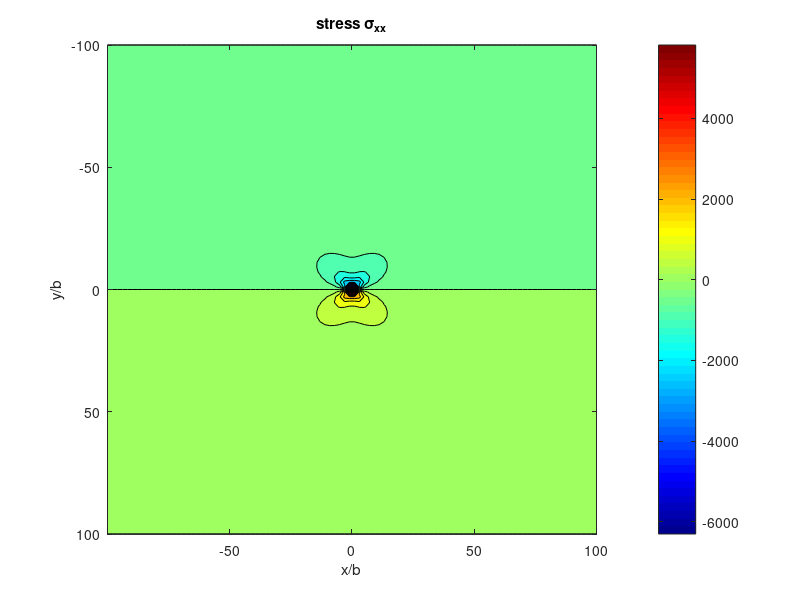
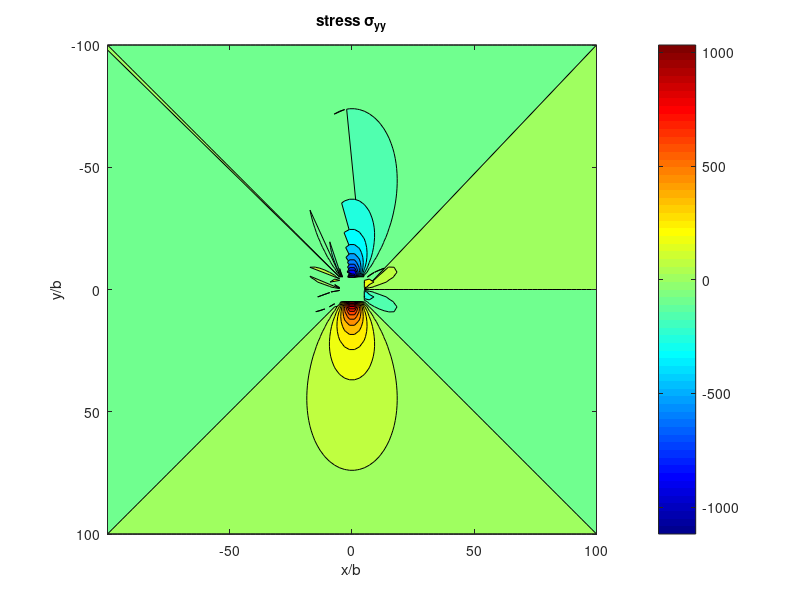
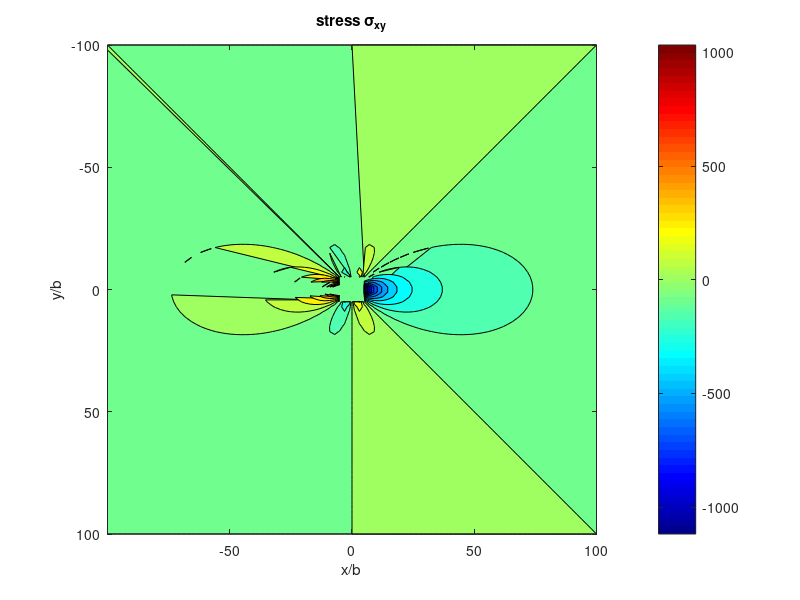

Write MATLAB code to recreate these figures, in order.
% plot Cartesian stress components near the edge dislocation
% Weertman & Weertman (1964)

%clear all, clf reset; % clear memory and figures
b = .01; % b is Burgers vector
mu = 30000; pr = 0.25; lm = (2*mu*pr)/(1-2*pr); % Elastic moduli
c1 = b/(2*pi); c2 = 2*mu*(mu+lm)/(2*mu+lm);
x = linspace(-1,1,100)+eps;
y = linspace(-1,1,100);
[X,Y]=meshgrid(x,y); % define Cartesian grid
DEN = (X.^2 + Y.^2).^2;
SXX = c1*c2*((Y.*(3*X.^2 + Y.^2))./DEN);
SYY = -c1*c2*((Y.*(X.^2 - Y.^2))./DEN);
SXY = -c1*c2*((X.*(X.^2 - Y.^2))./DEN);
[T,R] = cart2pol(X,Y); % R is radial distance from dislocation
%SXX(find(R<(5*b))) = nan; % avoid dislocation core (R < 5b)
SYY(find(R<(5*b))) = nan; SXY(find(R<(5*b))) = nan;

% plot contour maps
figure, contourf(X./b,Y./b,SXX,25), axis equal ij tight, colormap(jet)
title('stress \sigma_{xx}'), xlabel('x/b'), ylabel('y/b'), colorbar
figure, contourf(X./b,Y./b,SYY,25), axis equal ij tight, colormap(jet)
title('stress \sigma_{yy}'), xlabel('x/b'), ylabel('y/b'), colorbar
figure, contourf(X./b,Y./b,SXY,25), axis equal ij tight, colormap(jet)
title('stress \sigma_{xy}'), xlabel('x/b'), ylabel('y/b'), colorbar